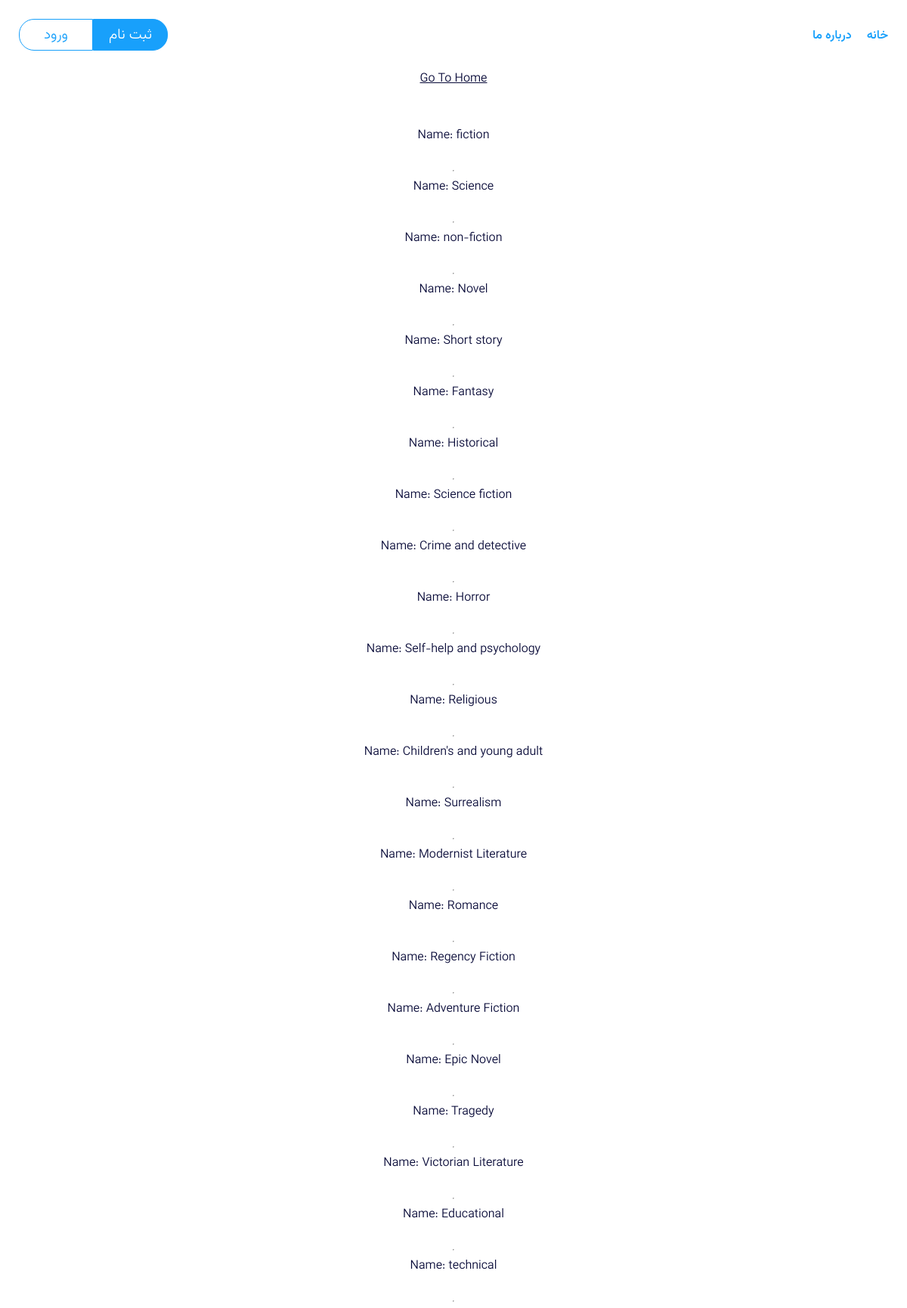
/book/all-genres/, run on the app's committed database.
### book/models.py (models this page shows, shortened)
class Genre(models.Model):
    title = models.CharField(max_length = 60,
                             help_text = 'Enter a book genre (e.g. Science Fiction, French poetry etc.)')

### book/views.py (the view)
# urls.py: path('all-genres/', views.showGenres, name = 'allGenres'),
def showGenres(request):
    genres = Genre.objects.all()
    context = {'genres': genres}
    return render(request, 'book/showGenres.html', context)

### templates/media/book/showGenres.html (shortened to what this page needs)
{% extends 'parents/main.html' %}
{% block content %}
    <a href="{% url 'book:home' %}" class="btn btn-outline-warning">Go To Home</a>
    <br><br>
    {% for genre in genres %}
        <small>Name: <strong>{{ genre.title }}</strong></small><br>
        <hr>
    {% endfor %}
{% endblock %}

### templates/static/asets/style/main-style.css (style rules this page uses)
html, body, div, span, applet, object, iframe, h1, h2, h3, h4, h5, h6, p, blockquote, pre, a, abbr, acronym, address, big, cite, code, del, dfn, em, img, ins, kbd, q, s, samp, small, strike, strong, sub, sup, tt, var, b, u, i, center, dl, dt, dd, ol, ul, li, fieldset, form, label, legend, table, caption, tbody, tfoot, thead, tr, th, td, article, aside, canvas, details, embed, figure, figcaption, footer, header, hgroup, menu, nav, output, ruby, section, summary, time, mark, audio, video { margin: 0; padding: 0; border: 0; font-size: 100%; font: inherit; vertical-align: baseline; color: var(--primary-text); }
* { box-sizing: border-box; }
body { font-family: Vazirmatn300; width: 100vw; height: 100%; display: flex; flex-direction: column; justify-content: center; align-items: center; }
html { scale: smooth; }

### templates/static/asets/style/var.css (style rules this page uses)
:root { --primary-blue : #18A0FB ; --primary-white :#fff ; --primary-gray:#ccc ; --primary-red : #FF6A6A; --primary-red-hover: #af4848; --primary-text : #080a38; --hover-blue : #3b82f6; --active-blue : #2563eb; --card-shadow-gradient : linear-gradient(359deg, rgba(0, 0, 0, 0.88) 2.56%, rgba(0, 0, 0, 0.04) 47.34%, rgba(217, 217, 217, 0.00) 100%); --shadow-header-filter: drop-shadow(8px 8px 15px rgba(0, 0, 0, 0.39)); --shadow-pro-box:0px 4px 4px 0px rgba(0, 0, 0, 0.25) inset, 0px 4px 4px 0px rgba(0, 0, 0, 0.25); --shadow-product:4px 4px 4px 0px rgba(0, 0, 0, 0.25); --border-blue:1px solid var(--primary-blue); }

### data on the page
Genre: title "fiction"
Genre: title "Science"
Genre: title "non-fiction"
Genre: title "Novel"
Genre: title "Short story"
Genre: title "Fantasy"
Genre: title "Historical"
Genre: title "Science fiction"
Genre: title "Crime and detective"
Genre: title "Horror"
Genre: title "Self-help and psychology"
Genre: title "Religious"
Genre: title "Children's and young adult"
Genre: title "Surrealism"
Genre: title "Modernist Literature"
Genre: title "Romance"
Genre: title "Regency Fiction"
Genre: title "Adventure Fiction"
Genre: title "Epic Novel"
Genre: title "Tragedy"
Genre: title "Victorian Literature"
Genre: title "Educational"
Genre: title "technical"
